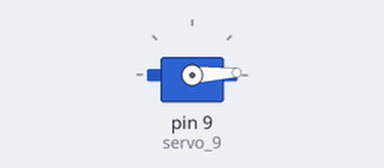
A sketch run on a simulated Arduino Uno, built with avr-gcc and run on an emulated ATmega328P. Parts: servo.

Above: at 0.05 s.
At 0.9 s:
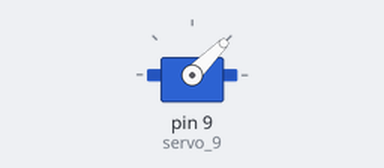
At 1.8 s:
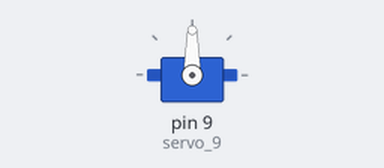
At 3.6 s:
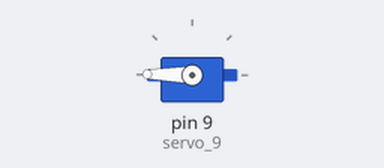
Timing chart, 0 to 8.3 s (numbered marks = the images above):
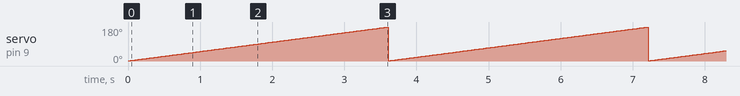

Measured:
- by itself, servo on pin 9 (servo_9): ramps from 1° to 179° and jumps back, once every 3.6 s

The sketch:

Servo.ino
```cpp
#include <Servo.h>

int position = 0, i = 0, j = 0;

Servo servo_9;

void setup(){
  servo_9.attach(9, 500, 2500);
}

void loop(){
  position = 0;
  for (position = 1; position <= 179; position += 1){
    servo_9.write(position);
    delay(20);
  }
  for (position = 179; position >= 1; position -= 1){
    servo_9.write(0);
  }
}
```
